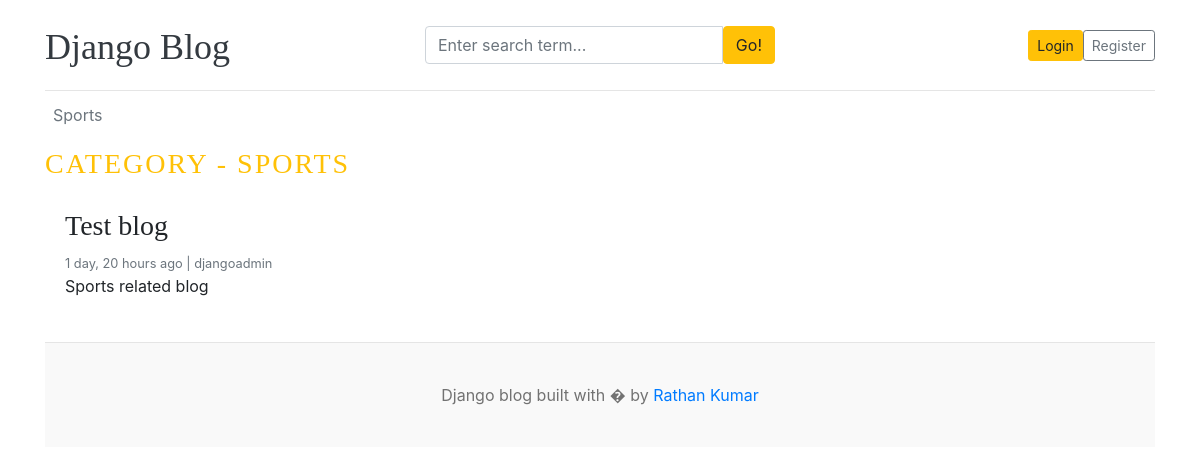
/category/1/, run on an earlier commit of the app's database.
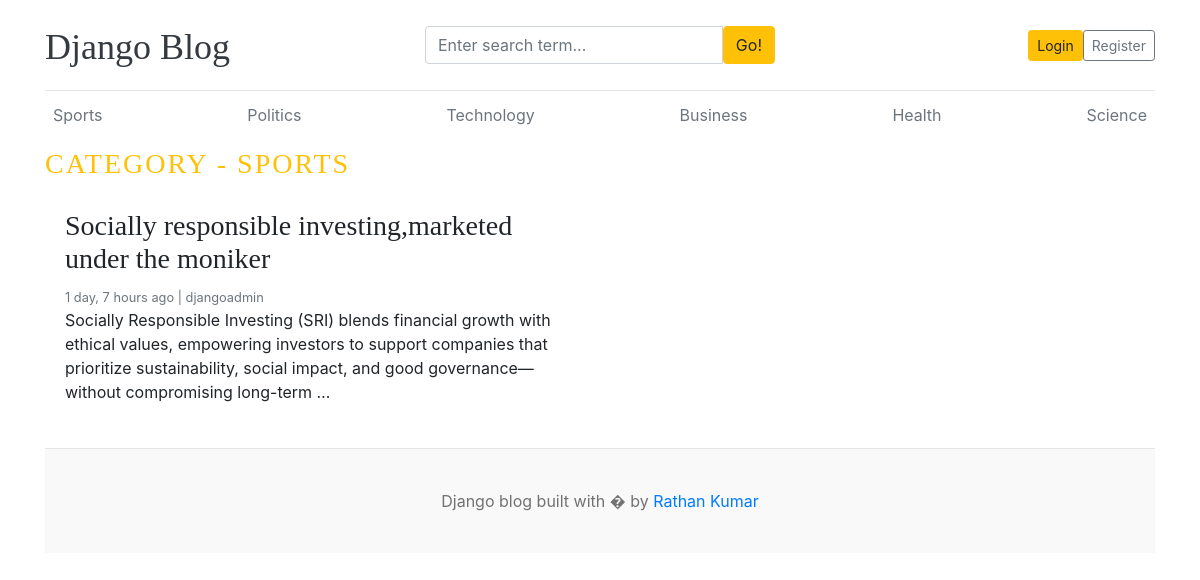
And on a later commit of the database.
### blogs/models.py (models this page shows, shortened)
class Category(models.Model):
    category_name = models.CharField(max_length=50,unique=True)
    created_at = models.DateTimeField(auto_now_add=True)
    updated_at = models.DateTimeField(auto_now=True)
    class Meta:
        verbose_name_plural = 'categories'
    def __str__(self):
        return self.category_name

class Blog(models.Model):
    title = models.CharField(max_length=100,)
    slug = models.SlugField(max_length=150,unique=True,blank=True)
    category = models.ForeignKey(Category,on_delete=models.CASCADE)
    author = models.ForeignKey(User,on_delete=models.CASCADE) # if user deleted the blog related to this user also deleted
    featured_image = models.ImageField(upload_to='uploads/%Y%m%d')
    short_description = models.TextField(max_length=500)
    blog_body = models.TextField(max_length=2000)
    status= models.CharField(max_length=20,choices=STATUS_CHOICES,default ="Draft")
    is_featured = models.BooleanField(default=False)
    created_at = models.DateTimeField(auto_now_add=True)
    updated_at = models.DateTimeField(auto_now=True)
    class Meta:
        verbose_name_plural = 'blogs'

### blogs/views.py (the view)
# urls.py: path('<int:category_id>/',views.post_by_category,name ='post_by_category')
def post_by_category(request, category_id):
    print("id", category_id)
    posts = Blog.objects.filter(status='Published', category=category_id)
    category = get_object_or_404(Category,pk=category_id)
    context = {
        'posts': posts,
        'category': category
    }
    return render(request, 'post_by_category.html', context)

### blogs/context_processors.py (called while the page is built)
def get_categories(request):
    categories = Category.objects.all()
    return dict(categories = categories)

def get_social_links(request):
    social_links = SocialLink.objects.all()
    return dict(social_links = social_links)

### templates/post_by_category.html
{% extends 'base.html' %}
{% load static %}
{% block content %}
<h3 class="text-uppercase text-warning" style="letter-spacing: 2px;">Category - {{ category }}</h3>
<div class="row mb-2">
  {% if posts %}
    {% for post in posts %}
      <div class="col-md-6">
        <div class="card border-0 mb-3">
          <div class="card-body">
            <h3>{{ post.title }}</h3>
            <small class="mb-1 text-muted">{{ post.created_at | timesince }} ago | {{ post.author }}</small>
            <p class="card-text">{{ post.short_description | truncatewords:25 }}</p>
          </div>
        </div>
      </div>
    {% endfor %}
  {% else %}
    <p>No Post Found</p>
  {% endif %}
</div>
{% endblock %}

### templates/base.html (shortened to what this page needs)
{% load static %}
<!DOCTYPE html>
<html lang="en">
<head>
    <link href="https://getbootstrap.com/docs/4.0/dist/css/bootstrap.min.css" rel="stylesheet">
    <link href="{% static 'css/blog.css' %}" rel="stylesheet">
  </head>
<body>
   <div class="container">
    <header class="blog-header py-3">
        <div class="row flex-nowrap justify-content-between align-items-center">
            <div class="col-4 pt-1">
                <a class="blog-header-logo text-dark" href="/">Django Blog</a>
            </div>
            <div class="col-md-4">
                <form action="{% url 'search' %}" method="GET">
                <div class="input-group">
                    <input class="form-control" type="text" name="keyword" value="{{keyword}}" placeholder="Enter search term..."/>
                    <button class="btn btn-warning" type="submit">Go!</button>
                </div>
                </form>
            </div>
      <div class="col-4 d-flex justify-content-end align-items-center">
        {%if not user.is_authenticated%}
        <a class="btn btn-sm btn-warning" href="{% url 'login' %}">Login</a>
        <a class="btn btn-sm btn-outline-secondary" href="{% url 'register' %}">Register</a>
        {%else%}
        <span>You are logged in as {{user}}</span>
        &emsp;
        <span><a href="{%url 'logout'%}">Logout</a></span>
        {%endif%}
      </div>
    </div>
  </header>
      <div class="nav-scroller py-1 mb-2">
        <nav class="nav d-flex justify-content-between">
          {% for cat in categories%}
          <a class="p-2 text-muted" href="{% url 'post_by_category' cat.id%}">{{cat.category_name}}</a>
          {%endfor%}
        </nav>
      </div>
{%block content%}
{%endblock%}
<footer class="blog-footer">
  <p>Django blog built with � by <a href="#">Rathan Kumar</a></p>
</footer>
</body>
</html>

What changed in the data, as far as the page shows it:
removed Blog: title "Test blog", created_at "1 day, 20 hours", author "djangoadmin", short_description "Sports related blog"
added Category: category_name "Politics"
added Category: category_name "Technology"
added Category: category_name "Business"
added Category: category_name "Health"
added Category: category_name "Science"
added Blog: title "Socially responsible investing,marketed under the moniker", created_at "1 day, 7 hours", author "djangoadmin", short_description "Socially Responsible Investing (SRI) blends financial growth with ethical values, empowering investors to support companies that prioritize sustainability, social impact, and good governance—without compromising long-term …"
